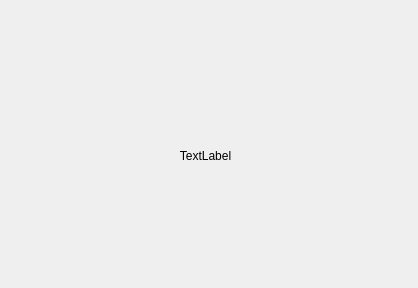
<?xml version="1.0" encoding="UTF-8"?>
<ui version="4.0">
 <class>Dialog</class>
 <widget class="QDialog" name="Dialog">
  <property name="geometry">
   <rect>
    <x>0</x>
    <y>0</y>
    <width>418</width>
    <height>288</height>
   </rect>
  </property>
  <property name="windowTitle">
   <string>Dialog</string>
  </property>
  <widget class="QLabel" name="label">
   <property name="geometry">
    <rect>
     <x>120</x>
     <y>110</y>
     <width>171</width>
     <height>91</height>
    </rect>
   </property>
   <property name="text">
    <string>TextLabel</string>
   </property>
   <property name="alignment">
    <set>Qt::AlignCenter</set>
   </property>
  </widget>
 </widget>
 <resources/>
 <connections/>
 <slots>
  <slot>slot1()</slot>
  <slot>slot2()</slot>
  <slot>slot3()</slot>
 </slots>
</ui>
